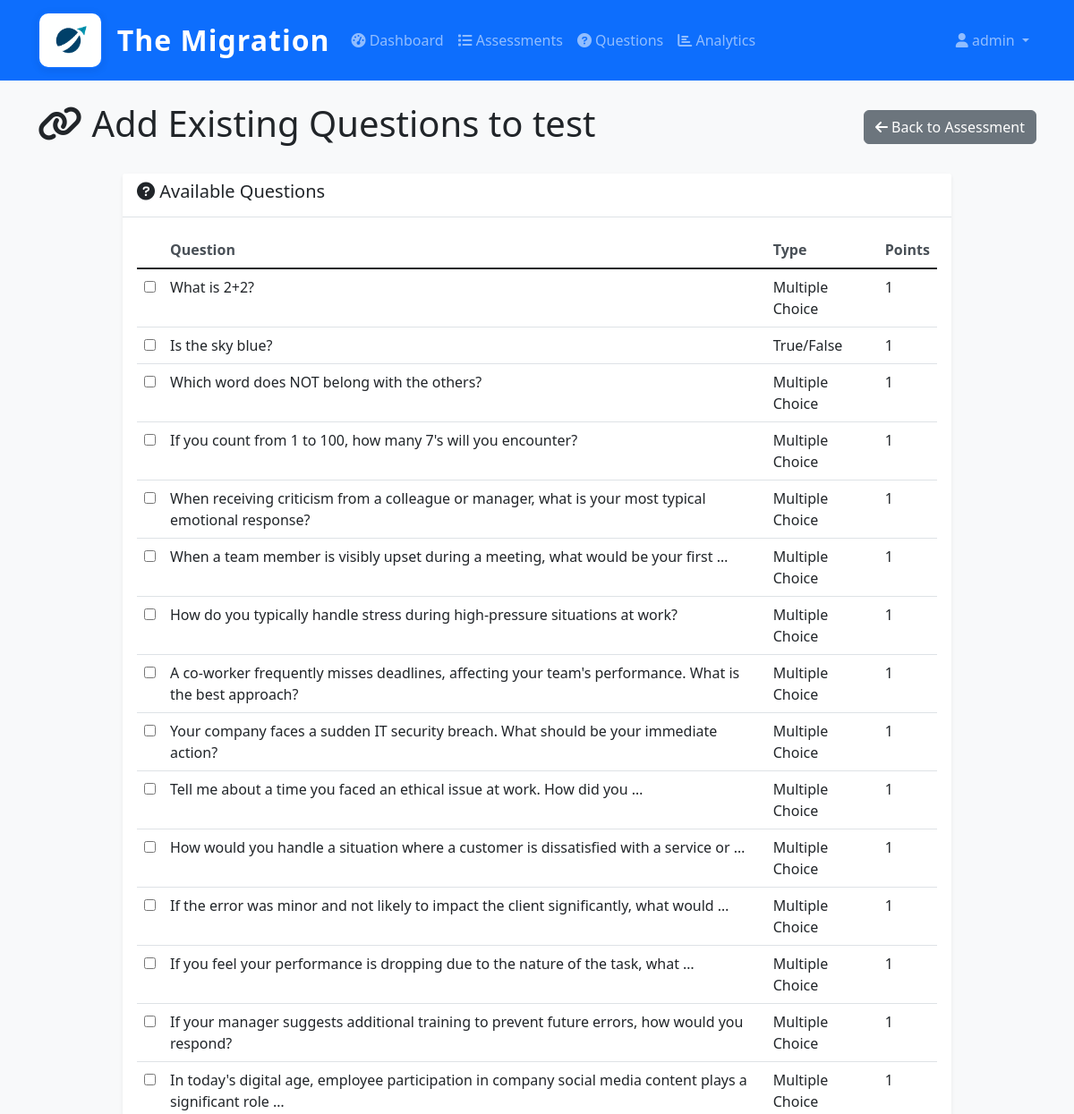
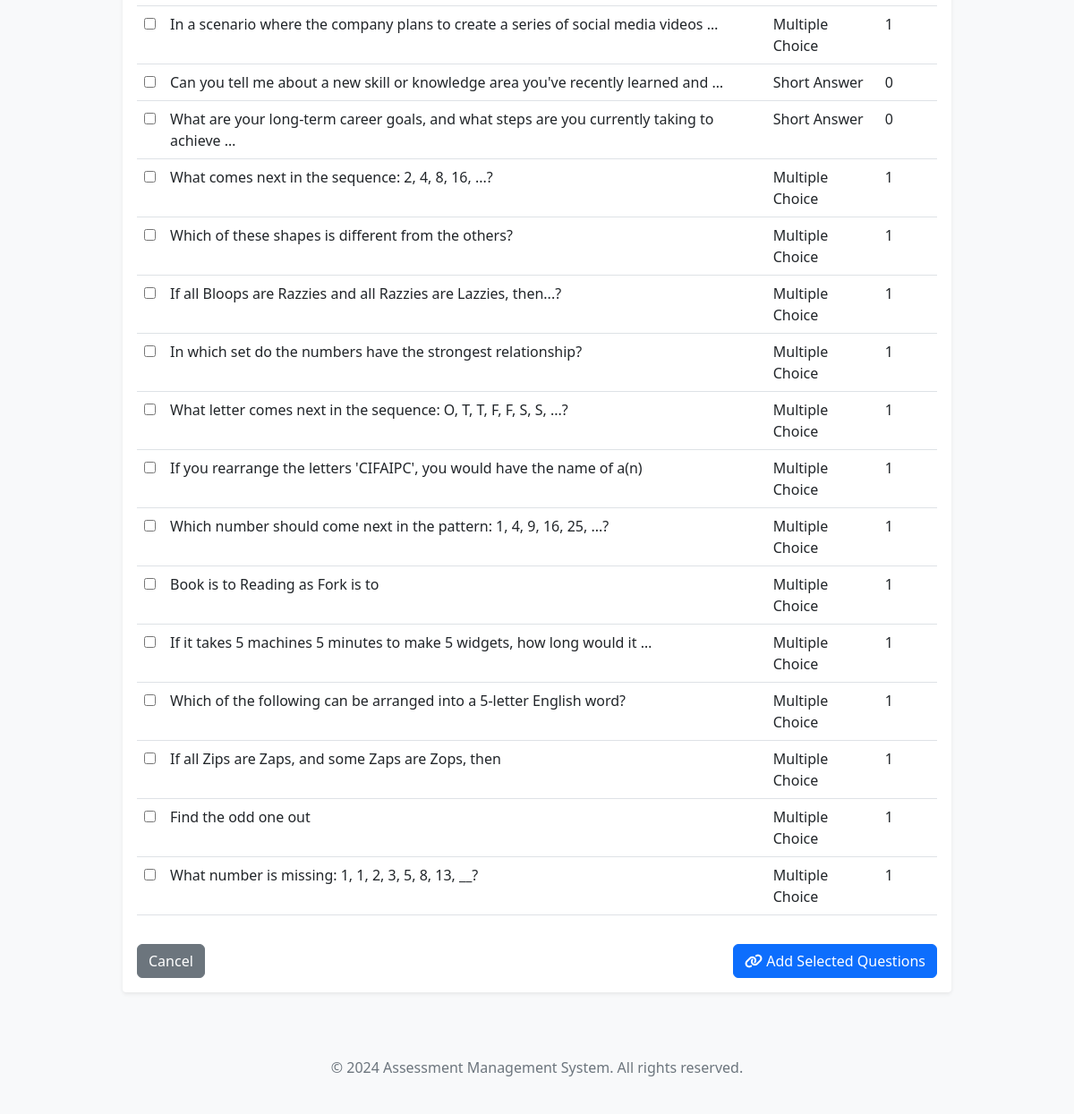
/assessments/admin/assessments/6/add-questions/ (signed in), run on the app's committed database (2 pictures, top to bottom).
### users/models.py (models this page shows, shortened)
class CustomUser(AbstractUser):
    ROLE_CHOICES = (
        ('admin', 'Admin'),
        ('hr_admin', 'HR Admin'),
        ('candidate', 'Candidate'),
        ('reviewer', 'Reviewer'),
    )
    role = models.CharField(max_length=20, choices=ROLE_CHOICES, default='candidate')
    phone = models.CharField(max_length=15, blank=True, null=True)
    department = models.CharField(max_length=100, blank=True, null=True)
    employee_id = models.CharField(max_length=50, blank=True, null=True)
    is_active = models.BooleanField(default=True)
    created_at = models.DateTimeField(auto_now_add=True)
    updated_at = models.DateTimeField(auto_now=True)
    class Meta:
        verbose_name = 'User'
        verbose_name_plural = 'Users'

### assessments/models.py (models this page shows, shortened)
class Assessment(models.Model):
    name = models.CharField(max_length=200)
    description = models.TextField(blank=True)
    assessment_type = models.ForeignKey(Designation, on_delete=models.CASCADE, related_name='assessments')
    questions = models.ManyToManyField(Question, through='AssessmentQuestion', related_name='assessments')
    time_limit_minutes = models.PositiveIntegerField(default=60)
    randomize_questions = models.BooleanField(default=True)
    pass_threshold = models.FloatField(
        validators=[MinValueValidator(0.0), MaxValueValidator(100.0)],
        help_text="Pass threshold as percentage (0-100)"
    )
    max_attempts = models.PositiveIntegerField(default=1, help_text="Maximum attempts allowed")
    allow_retake = models.BooleanField(default=True, help_text="Allow candidates to retake this assessment")
    show_results_immediately = models.BooleanField(default=True, help_text="Show results immediately after completion")
    is_active = models.BooleanField(default=True)
    instructions = models.TextField(blank=True)
    created_by = models.ForeignKey(CustomUser, on_delete=models.SET_NULL, null=True, related_name='created_assessments')
    created_at = models.DateTimeField(auto_now_add=True)
    updated_at = models.DateTimeField(auto_now=True)
    class Meta:
        verbose_name = 'Assessment'
        verbose_name_plural = 'Assessments'

class Question(models.Model):
    QUESTION_TYPES = [
        ('MCQ', 'Multiple Choice'),
        ('TF', 'True/False'),
        ('SA', 'Short Answer'),
    ]
    assessment_type = models.ForeignKey(Designation, on_delete=models.CASCADE, related_name='questions')
    category = models.ForeignKey(QuestionCategory, on_delete=models.CASCADE, related_name='questions', null=True, blank=True)
    text = models.TextField()
    question_type = models.CharField(max_length=3, choices=QUESTION_TYPES)
    options = models.JSONField(null=True, blank=True, help_text="For MCQ: list of options")
    correct_answer = models.TextField()
    explanation = models.TextField(blank=True, help_text="Explanation for the correct answer")
    points = models.PositiveIntegerField(default=1, help_text="Points for this question")
    is_active = models.BooleanField(default=True)
    created_at = models.DateTimeField(auto_now_add=True)
    updated_at = models.DateTimeField(auto_now=True)
    class Meta:
        verbose_name = 'Question'
        verbose_name_plural = 'Questions'

### assessments/views.py (the view)
    def wrapper(request, *args, **kwargs):
        if not request.user.is_authenticated:
            return HttpResponseRedirect(reverse('admin_login'))
        if not is_authorized_admin(request.user):
            messages.error(request, 'Access denied. Only authorized administrators can access this system.')
            return HttpResponseRedirect(reverse('admin_login'))
        return view_func(request, *args, **kwargs)

### assessments/views.py (called while the page is built, shortened)
def is_authorized_admin(user):
    return (user.is_authenticated and
            user.role == 'admin' and
            user.email in AUTHORIZED_ADMIN_EMAILS)

def admin_required(view_func):
    def wrapper(request, *args, **kwargs):
        if not request.user.is_authenticated:
            return HttpResponseRedirect(reverse('admin_login'))
        if not is_authorized_admin(request.user):
            messages.error(request, 'Access denied. Only authorized administrators can access this system.')
            return HttpResponseRedirect(reverse('admin_login'))
        return view_func(request, *args, **kwargs)
    return wrapper

@admin_required
def add_existing_question(request, assessment_id):
    assessment = get_object_or_404(Assessment, id=assessment_id)
    available_questions = Question.objects.filter(assessment_type=assessment.assessment_type).exclude(assessment_questions__assessment=assessment)
    context = {
        'assessment': assessment,
        'available_questions': available_questions,
    }
    return render(request, 'assessments/add_existing_question.html', context)

### assessments/templates/assessments/add_existing_question.html (shortened to what this page needs)
{% extends 'base.html' %}
{% block content %}
<div class="row">
    <div class="col-12">
        <div class="d-flex justify-content-between align-items-center mb-4">
            <h1><i class="fas fa-link"></i> Add Existing Questions to {{ assessment.name }}</h1>
            <a href="{% url 'assessments:assessment_detail' assessment.id %}" class="btn btn-secondary">
                <i class="fas fa-arrow-left"></i> Back to Assessment
            </a>
        </div>
    </div>
</div>
<div class="row">
    <div class="col-lg-10 mx-auto">
        <div class="card">
            <div class="card-header">
                <h5><i class="fas fa-question-circle"></i> Available Questions</h5>
            </div>
            <div class="card-body">
                {% if available_questions %}
                <form method="post">
                    <div class="table-responsive">
                        <table class="table table-hover">
                            <thead>
                                <tr>
                                    <th></th>
                                    <th>Question</th>
                                    <th>Type</th>
                                    <th>Points</th>
                                </tr>
                            </thead>
                            <tbody>
                                {% for question in available_questions %}
                                <tr>
                                    <td><input type="checkbox" name="question_ids" value="{{ question.id }}"></td>
                                    <td>{{ question.text|truncatewords:15 }}</td>
                                    <td>{{ question.get_question_type_display }}</td>
                                    <td>{{ question.points }}</td>
                                </tr>
                                {% endfor %}
                            </tbody>
                        </table>
                    </div>
                    <div class="mt-3 d-flex justify-content-between">
                        <a href="{% url 'assessments:assessment_detail' assessment.id %}" class="btn btn-secondary">
                            Cancel
                        </a>
                        <button type="submit" class="btn btn-primary">
                            <i class="fas fa-link"></i> Add Selected Questions
                        </button>
                    </div>
                </form>
                {% else %}
                <div class="text-center py-4">
                    <i class="fas fa-question-circle fa-3x text-muted mb-3"></i>
                    <p class="text-muted">No available questions to add for this assessment type.</p>
                </div>
                {% endif %}
            </div>
        </div>
    </div>
</div>
{% endblock %}

### templates/base.html (shortened to what this page needs)
{% load static %}
<!DOCTYPE html>
<html lang="en">
<head>
    <link href="https://cdn.jsdelivr.net/npm/bootstrap@5.1.3/dist/css/bootstrap.min.css" rel="stylesheet">
    <link href="https://cdnjs.cloudflare.com/ajax/libs/font-awesome/6.0.0/css/all.min.css" rel="stylesheet">
    <link href="{% static 'css/style.css' %}" rel="stylesheet">
</head>
<body>
    <nav class="navbar navbar-expand-lg navbar-dark bg-primary">
        <div class="container">
            <a class="navbar-brand d-flex align-items-center" href="{% url 'home' %}">
                <img src="{% static 'images/logo.png' %}" alt="The Migration Logo" style="height:64px; width:auto; margin-right:16px; background: #fff; border-radius: 12px; box-shadow: 0 2px 8px rgba(0,0,0,0.08); padding: 6px; border: 2px solid #0d6efd;">
                <span class="fs-2 fw-bold text-white" style="letter-spacing:1px;">The Migration</span>
            </a>
            <div class="collapse navbar-collapse" id="navbarNav">
                <ul class="navbar-nav me-auto">
                    {% if user.is_authenticated %}
                        {% if user.role == 'admin' %}
                            <li class="nav-item">
                                <a class="nav-link" href="{% url 'assessments:admin_dashboard' %}">
                                    <i class="fas fa-tachometer-alt"></i> Dashboard
                                </a>
                            </li>
                            <li class="nav-item">
                                <a class="nav-link" href="{% url 'assessments:assessment_list' %}">
                                    <i class="fas fa-list"></i> Assessments
                                </a>
                            </li>
                            <li class="nav-item">
                                <a class="nav-link" href="{% url 'assessments:question_list' %}">
                                    <i class="fas fa-question-circle"></i> Questions
                                </a>
                            </li>
                            <li class="nav-item">
                                <a class="nav-link" href="{% url 'assessments:analytics' %}">
                                    <i class="fas fa-chart-bar"></i> Analytics
                                </a>
                            </li>
                        {% elif user.role == 'candidate' %}
                            <li class="nav-item">
                                <a class="nav-link" href="{% url 'assessments:candidate_portal' %}">
                                    <i class="fas fa-home"></i> Portal
                                </a>
                            </li>
                        {% endif %}
                    {% endif %}
                </ul>
                <ul class="navbar-nav">
                    {% if user.is_authenticated %}
                        <li class="nav-item dropdown">
                            <a class="nav-link dropdown-toggle" href="#" id="navbarDropdown" role="button" data-bs-toggle="dropdown">
                                <i class="fas fa-user"></i> {{ user.username }}
                            </a>
                        </li>
                    {% else %}
                        <li class="nav-item">
                            <a class="nav-link" href="{% url 'users:login' %}">
                                <i class="fas fa-sign-in-alt"></i> Login
                            </a>
                        </li>
                    {% endif %}
                </ul>
            </div>
        </div>
    </nav>
    <main class="container mt-4">
        {% block content %}{% endblock %}
    </main>
    <footer class="bg-light text-center text-muted py-4 mt-5">
        <div class="container">
            <p>&copy; 2024 Assessment Management System. All rights reserved.</p>
        </div>
    </footer>
</body>
</html>

### static/css/style.css (style rules this page uses)
body { background-color: #f8f9fa; }
.card { border: none; box-shadow: 0 0.125rem 0.25rem rgba(0, 0, 0, 0.075); transition: box-shadow 0.15s ease-in-out; }
.card-header { background-color: #fff; border-bottom: 1px solid #dee2e6; font-weight: 600; }
.navbar-brand { font-weight: 600; }
.navbar-nav .nav-link { font-weight: 500; }
.btn { border-radius: 0.375rem; font-weight: 500; }
.table th { border-top: none; font-weight: 600; color: #495057; }

### data on the page
CustomUser: username "admin"
Assessment: name "test"
Question: text "What is 2+2?", question_type "Multiple Choice", points "1"
Question: text "Is the sky blue?", question_type "True/False", points "1"
Question: text "Which word does NOT belong with the others?", question_type "Multiple Choice", points "1"
Question: text "If you count from 1 to 100, how many 7's will you encounter?", question_type "Multiple Choice", points "1"
Question: text "When receiving criticism from a colleague or manager, what is your most typical emotional response?", question_type "Multiple Choice", points "1"
Question: text "When a team member is visibly upset during a meeting, what would be your first …", question_type "Multiple Choice", points "1"
Question: text "How do you typically handle stress during high-pressure situations at work?", question_type "Multiple Choice", points "1"
Question: text "A co-worker frequently misses deadlines, affecting your team's performance. What is the best approach?", question_type "Multiple Choice", points "1"
Question: text "Your company faces a sudden IT security breach. What should be your immediate action?", question_type "Multiple Choice", points "1"
Question: text "Tell me about a time you faced an ethical issue at work. How did you …", question_type "Multiple Choice", points "1"
Question: text "How would you handle a situation where a customer is dissatisfied with a service or …", question_type "Multiple Choice", points "1"
Question: text "If the error was minor and not likely to impact the client significantly, what would …", question_type "Multiple Choice", points "1"
Question: text "If you feel your performance is dropping due to the nature of the task, what …", question_type "Multiple Choice", points "1"
Question: text "If your manager suggests additional training to prevent future errors, how would you respond?", question_type "Multiple Choice", points "1"
Question: text "In today's digital age, employee participation in company social media content plays a significant role …", question_type "Multiple Choice", points "1"
Question: text "In a scenario where the company plans to create a series of social media videos …", question_type "Multiple Choice", points "1"
Question: text "Can you tell me about a new skill or knowledge area you've recently learned and …", question_type "Short Answer", points "0"
Question: text "What are your long-term career goals, and what steps are you currently taking to achieve …", question_type "Short Answer", points "0"
Question: text "What comes next in the sequence: 2, 4, 8, 16, ...?", question_type "Multiple Choice", points "1"
Question: text "Which of these shapes is different from the others?", question_type "Multiple Choice", points "1"
Question: text "If all Bloops are Razzies and all Razzies are Lazzies, then...?", question_type "Multiple Choice", points "1"
Question: text "In which set do the numbers have the strongest relationship?", question_type "Multiple Choice", points "1"
Question: text "What letter comes next in the sequence: O, T, T, F, F, S, S, ...?", question_type "Multiple Choice", points "1"
Question: text "If you rearrange the letters 'CIFAIPC', you would have the name of a(n)", question_type "Multiple Choice", points "1"
Question: text "Which number should come next in the pattern: 1, 4, 9, 16, 25, ...?", question_type "Multiple Choice", points "1"
Question: text "Book is to Reading as Fork is to", question_type "Multiple Choice", points "1"
Question: text "If it takes 5 machines 5 minutes to make 5 widgets, how long would it …", question_type "Multiple Choice", points "1"
Question: text "Which of the following can be arranged into a 5-letter English word?", question_type "Multiple Choice", points "1"
Question: text "If all Zips are Zaps, and some Zaps are Zops, then", question_type "Multiple Choice", points "1"
Question: text "Find the odd one out", question_type "Multiple Choice", points "1"
Question: text "What number is missing: 1, 1, 2, 3, 5, 8, 13, __?", question_type "Multiple Choice", points "1"
